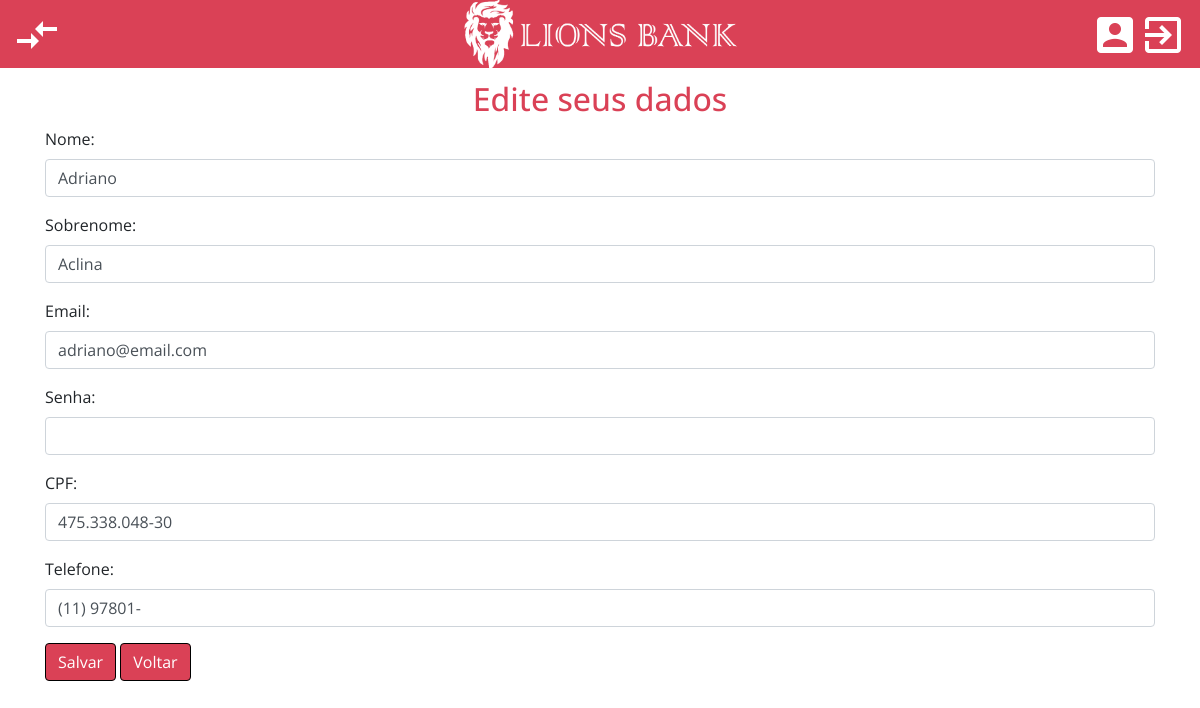
Before: /Views/EditarView.php (signed in) with the older database file.
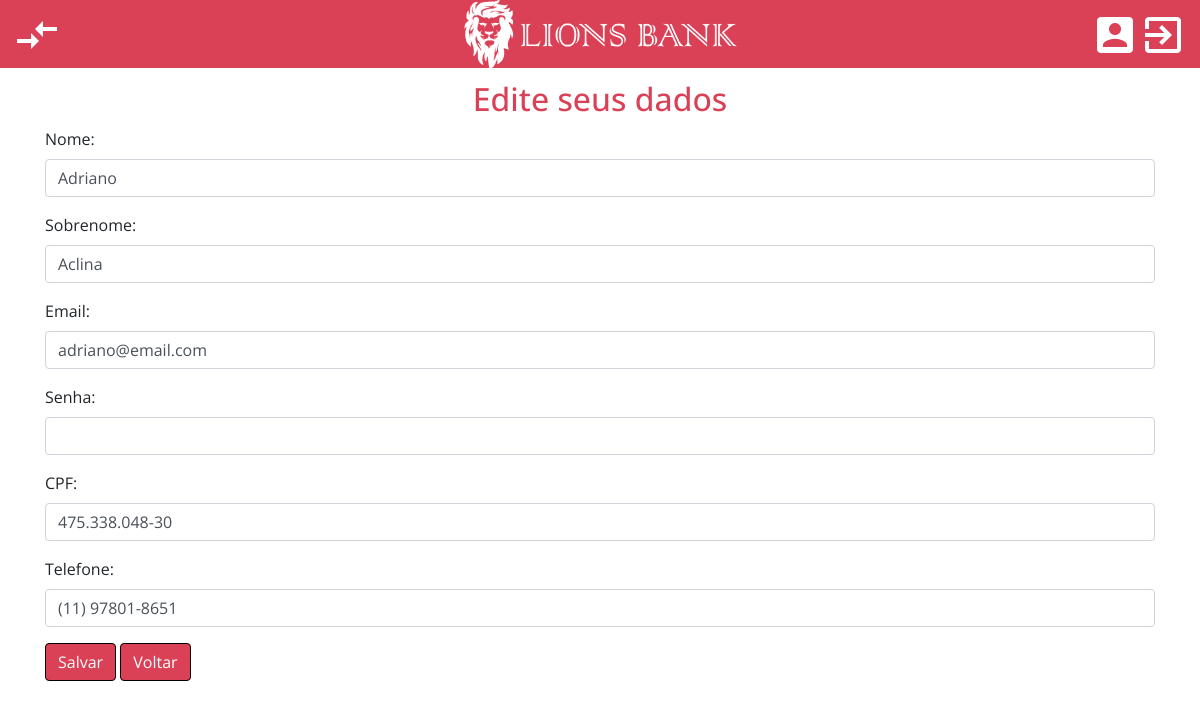
After: the same page with the newer database file.
### tables this page shows
CREATE TABLE IF NOT EXISTS `Usuarios` (
  `idUsuario` INT PRIMARY KEY NOT NULL AUTO_INCREMENT,
  `nome` VARCHAR(45) NOT NULL,
  `sobrenome` VARCHAR(45) NOT NULL,
  `email` VARCHAR(45) NOT NULL,
  `senha` VARCHAR(255) NOT NULL,
  `cpf` VARCHAR(14) NOT NULL,
  `telefone` VARCHAR(15) NOT NULL,
  `token` VARCHAR(32) NOT NULL);

### src/Controllers/EditarController.php (called while the page is built, shortened)
<?php
include_once("../Configs/conexao.php");
$id = $_SESSION['idUsuario'];
$busca = "SELECT * FROM usuarios where idUsuario = $id";
$con = $db->query($busca) or die($db->error);
$row = $con->fetch_array();
?>

### src/Views/EditarView.php (the view, shortened to what this page needs)
<?php
include_once("../Controllers/EditarController.php");
?>
<!DOCTYPE html>
<html lang="pt-br">
<head>
    <link rel="stylesheet" href="https://stackpath.bootstrapcdn.com/bootstrap/4.3.1/css/bootstrap.min.css">
    <link rel="stylesheet" type="text/css" href="css/styleGeral.css">
    <link rel="stylesheet" href="css/EditarStyle.css">
</head>
<body>
    <header>
         <nav class="navbar navbar-expand-lg bg-secondary">
             <div class="navbar navbar-collapse " id="navbarTogglerDemo02">
                 <ul class="navbar-nav mr-auto mt-2 mt-lg-2">
                     <li class="nav-item active">
                         <a href="TransferenciaView.php"><img src="img/ic_compare_arrows_white_24dp.png"
                                 alt="Transferencia bancaria" title="Transferencia bancaria"></a>
                     </li>
                 </ul>
                 <ul class="navbar-nav my-2 my-lg-0">
                     <li class="nav-item">
                         <a href="PerfilView.php"><img src="img/ic_account_box_white_24dp.png" alt="Perfil"
                                 title="Perfil"></a>
                     </li>
                     <li class="nav-item">
                         <a href="../Configs/logout.php"><img src="img/ic_exit_to_app_white_24dp.png" alt="Logout"
                                 title="Logout"></a>
                     </li>
                 </ul>
                 <div class="brand-centered">
                     <a class="navbar-brand"><img src="img/logo-banco-header.png" width="290px" height="100px"
                             alt="Lions Bank">
                     </a>
                 </div>
             </div>
         </nav>
     </header>
    <h1>Edite seus dados</h1>
    <form class="container form-editar" method="POST" action="../Controllers/SalvarEditar.php">
        <div class="form-group">
            <label for="nome">Nome:</label>
            <input type="text" class="form-control" value="<?php echo $row['nome']; ?>" name="nome" />
        </div>
        <div class="form-group">
            <label for="sobrenome">Sobrenome:</label>
            <input type="text" class="form-control" value="<?php echo $row['sobrenome']; ?>" name="sobrenome" />
        </div>
        <div class="form-group">
            <label for="email">Email:</label>
            <input type="text" class="form-control" value="<?php echo $row['email']; ?>" name="email" />
        </div>
        <div class="form-group">
            <label for="senha">Senha:</label>
            <input type="password" class="form-control" value="" name="senha" />
        </div>
        <div class="form-group">
            <label for="cpf">CPF:</label>
            <input type="text" class="form-control cpf" value="<?php echo $row['cpf']; ?>" name="cpf" />
        </div>
        <div class="form-group">
            <label for="telefone">Telefone:</label>
            <input type="text" class="form-control tel" value="<?php echo $row['telefone']; ?>" name="telefone" />
        </div>
        <div class="form-button justify-content-end">
            <input type="submit" class="btn btn-primary" value="Salvar">
            <a  class="btn btn-primary"  href="PerfilView.php">Voltar</a>
        </div>
    </form>
</body>
</html>

### src/Views/css/styleGeral.css (style rules this page uses)
* { font-family: 'Open Sans', sans-serif; margin: 0; padding: 0; box-sizing: border-box; list-style: none; text-decoration: none; }
.navbar { padding: .3rem 0.4rem .3rem 0.4rem; }
h1 { margin-top: 1%; text-align: center; font-size: 4vh; color: #DA4156; }
.btn-primary { color: #fff; background-color: #DA4156; border-color: black; }
.bg-secondary { background-color: #DA4156!important; border-top: 1px solid #DA4156; }
@media (min-width: 992px) { .mt-lg-2, .my-lg-2 { margin-top: 0rem!important; } }
.mt-2, .my-2 { margin-top: 0rem!important; }
.brand-centered { position: absolute; width: 100%; text-align: center; z-index: 0; }
.navbar-nav { z-index: 1; }

### src/Views/css/EditarStyle.css (style rules this page uses)
* { font-family: 'Open Sans', sans-serif; margin: 0; padding: 0; box-sizing: border-box; list-style: none; text-decoration: none; }

Changed rows visible on the page:
changed usuarios "Adriano": telefone "(11) 97801-" → "(11) 97801-8651"
